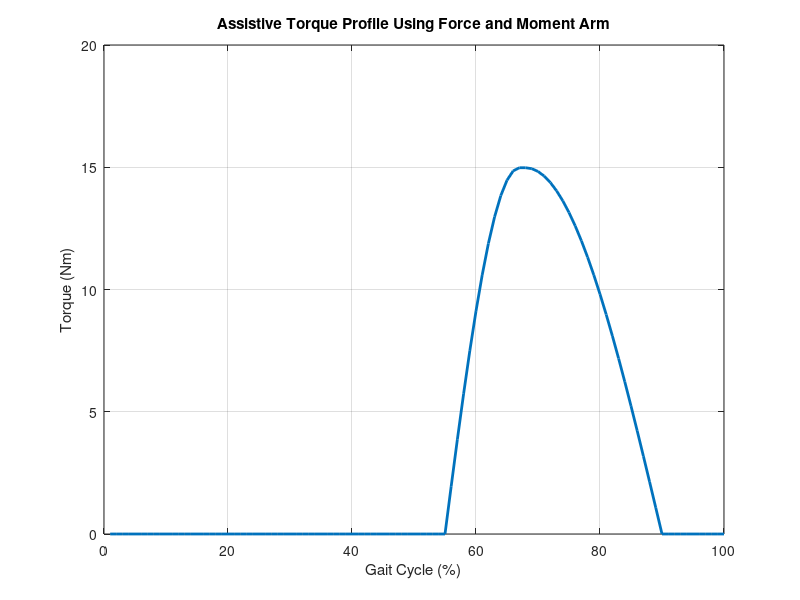

MATLAB code to generate this figure:
% Inputs
start_time = 55;          % Start time as a percentage of the gait cycle
peak_time = start_time + 12.5;           % Peak time as a percentage of the gait cycle
end_time = start_time + 35;            % End time as a percentage of the gait cycle
peak_force = 140;         % Peak force (N)
moment_arm = 0.107;        % Moment arm length (m)

% Calculate peak torque
peak_torque = peak_force * moment_arm; % Torque in Nm

% Ensure that times are within valid bounds
start_time = max(1, min(100, start_time));
peak_time = max(start_time, min(100, peak_time));  % Ensure peak_time is after start_time
end_time = max(peak_time, min(100, end_time));     % Ensure end_time is after peak_time

% Generate rising segment (start_time to peak_time)
rising_duration = peak_time - start_time + 1;      % Duration of rising segment
rising_ang = linspace(0, pi/2, rising_duration);   % Rising segment angle
rising_torque = sin(rising_ang) * peak_torque;     % Rising torque profile

% Generate falling segment (peak_time to end_time)
falling_duration = end_time - peak_time + 1;       % Duration of falling segment
falling_ang = linspace(pi/2, pi, falling_duration);% Falling segment angle
falling_torque = sin(falling_ang) * peak_torque;   % Falling torque profile

% Combine torque profile
torqueAssistive = zeros(1, 100);
torqueAssistive(start_time:peak_time) = rising_torque;
torqueAssistive(peak_time:end_time) = falling_torque;

% Plot torque profile for visualization
figure;
plot(1:100, torqueAssistive, 'LineWidth', 2);
xlabel('Gait Cycle (%)');
ylabel('Torque (Nm)');
title('Assistive Torque Profile Using Force and Moment Arm');
grid on;
